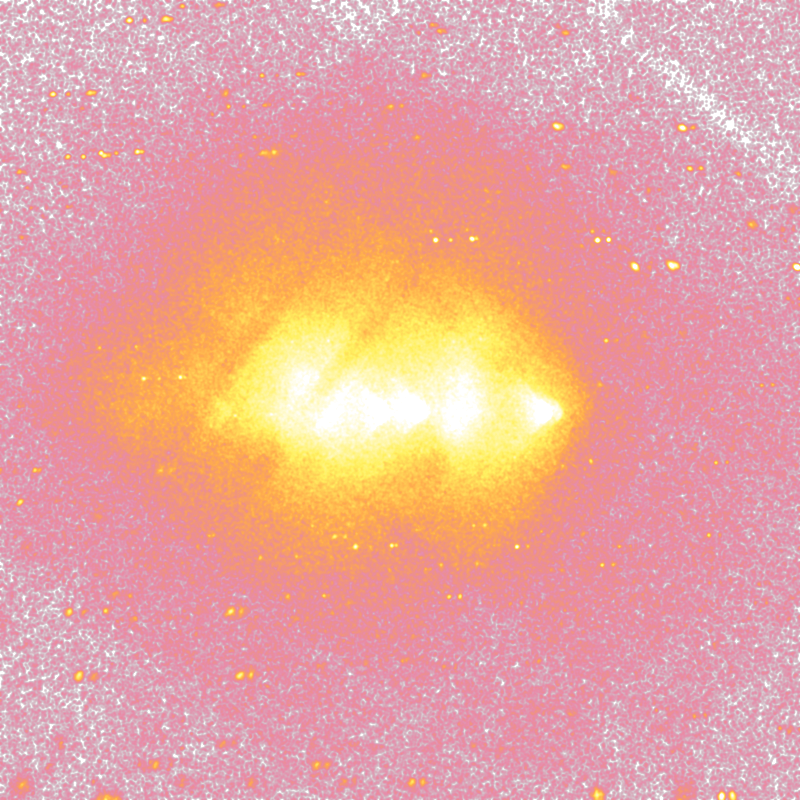
#> input picture viewer/layers/xray_chandra.png, 800 x 800 px
$ python bullet_engine.py
#> lines starting #> are read from the running program, lines starting #| are printed output that depends on the picture
### engine/modules/transect.py
"""
transect.py — Extract measurement vectors perpendicular to the merger axis.

The transect crosses the DM band center (midpoint between DM_NW and DM_SE).
All measurements are raw extractions — no fitting, no renormalization.
"""

import numpy as np
from astropy.io import fits
from astropy.wcs import WCS
from astropy.coordinates import SkyCoord
import astropy.units as u
import os
import sys
sys.path.insert(0, os.path.dirname(__file__))
from constants import (RA0, DEC0, DM_NW, DM_SE, GAS_NW, GAS_SE,
                       MERGER_PA_DEG, MPC_PER_ARCMIN,
                       RM_THRESHOLD_RADM2, RM_RATIO_THRESHOLD)


# ── Geometry ──────────────────────────────────────────────────────────────────

def midpoint():
    """Midpoint between the two DM halo centres (the DM band crossing point)."""
    return dict(
        ra  = (DM_NW['ra']  + DM_SE['ra'])  / 2,
        dec = (DM_NW['dec'] + DM_SE['dec']) / 2,
    )


def transect_endpoints(length_arcmin=10.0, pa_deg=None):
    """
    Start and end (RA, Dec) for a transect of given length,
    perpendicular to the merger axis (default), centred on the DM band midpoint.

    pa_deg: position angle (deg E of N) of the transect direction.
            Default = merger_PA + 90° (perpendicular to merger).
    Returns dict with keys: ra_start, dec_start, ra_end, dec_end, n_points
    """
    if pa_deg is None:
        pa_deg = MERGER_PA_DEG          # along merger axis: shows DM_NW, GAS_NW, GAS_SE, DM_SE

    mid = midpoint()
    pa_rad = np.deg2rad(pa_deg)
    # Standard astronomical PA convention: 0=North, 90=East, 180=South, 270=West.
    # RA increases Westward, so East = -RA. Hence d_ra = -sin(PA)*half/cos(Dec).
    half = length_arcmin / 60.0   # degrees
    d_dec = half *  np.cos(pa_rad)
    d_ra  = half * -np.sin(pa_rad) / np.cos(np.deg2rad(mid['dec']))

    return dict(
        ra_start  = mid['ra']  - d_ra,
        dec_start = mid['dec'] - d_dec,
        ra_end    = mid['ra']  + d_ra,
        dec_end   = mid['dec'] + d_dec,
        pa_deg    = pa_deg,
        length_arcmin = length_arcmin,
        mid_ra    = mid['ra'],
        mid_dec   = mid['dec'],
    )


def sample_points(t, n_points=200):
    """
    Generate n_points (RA, Dec) along the transect t.
    Also returns offset in arcmin from midpoint (signed, +ve toward SE).
    """
    ra  = np.linspace(t['ra_start'],  t['ra_end'],  n_points)
    dec = np.linspace(t['dec_start'], t['dec_end'], n_points)
    # Offset from midpoint in arcmin
    dr   = (ra  - t['mid_ra'])  * np.cos(np.deg2rad(t['mid_dec'])) * 60
    dd   = (dec - t['mid_dec']) * 60
    offset = np.sqrt(dr**2 + dd**2) * np.sign(dr + dd)
    return ra, dec, offset


# ── Extractor: any 2D FITS map ────────────────────────────────────────────────

# [20 lines left out: function extract_profile_from_fits, not called in this run]


def _interp2d(arr, px, py):
    """Bilinear interpolation at sub-pixel positions px, py."""
    ny, nx = arr.shape
    x0 = np.floor(px).astype(int)
    y0 = np.floor(py).astype(int)
    fx = px - x0; fy = py - y0
    x1 = x0 + 1; y1 = y0 + 1
    x0 = np.clip(x0, 0, nx-1); x1 = np.clip(x1, 0, nx-1)
    y0 = np.clip(y0, 0, ny-1); y1 = np.clip(y1, 0, ny-1)
    v  = (arr[y0, x0] * (1-fx) * (1-fy)
        + arr[y0, x1] *    fx  * (1-fy)
        + arr[y1, x0] * (1-fx) *    fy
        + arr[y1, x1] *    fx  *    fy)
    return np.where(np.isfinite(v), v, np.nan)


# ── RM synthesis profile ──────────────────────────────────────────────────────

def extract_rm_profile(rm_fits_path, ra_arr, dec_arr):
    """Extract RM (Faraday depth peak) along transect from rmsynth3d output."""
    return extract_profile_from_fits(rm_fits_path, ra_arr, dec_arr)


# [196 lines left out: functions extract_rm_from_qu_cubes, compute_diagnostic, print_diagnostic, not called in this run]

### engine/modules/synthetic.py
"""
synthetic.py — Synthetic MeerKAT Stokes Q/U cubes for engine development.

Generates a physically motivated (but clearly synthetic) set of FITS cubes:
  - Stokes I  : total intensity  (synchrotron halo + relic)
  - Stokes Q  : polarised cos(2*EVPA)
  - Stokes U  : polarised sin(2*EVPA)

across the MeerKAT L-band frequency range (900–1670 MHz, 800 channels).

The synthetic model has TWO VARIANTS selected by DM_MODEL parameter:
  'particle'    : ΔRM ≠ 0 at DM peaks  → Faraday screen present
  'wave'        : ΔRM = 0 at DM peaks  → smooth gradient only from gas

This allows blind testing of the diagnostic engine before real data arrives.
Real MGCLS cubes (SARAO archive, proposal SSV-20180624-FC-01) simply replace
these files in BASE/radio/meerkat/synthetic/ when available.
"""

import os
import numpy as np
from astropy.io import fits
from astropy.wcs import WCS
import sys
sys.path.insert(0, os.path.dirname(__file__))
from constants import (RA0, DEC0, DM_NW, DM_SE, GAS_NW, GAS_SE,
                       FREQ_MIN_HZ, FREQ_MAX_HZ, N_FREQ_CHAN,
                       LAMBDA2_MIN, LAMBDA2_MAX)

BASE     = '/media/rendier/0123-4567/bullet_cluster'
OUT_DIR  = os.path.join(BASE, 'radio', 'meerkat', 'synthetic')
SIZE_PIX = 256           # spatial: 256×256 at 4"/pixel → 17' field
SCALE_DEG = 4.0 / 3600  # 4 arcsec/pixel (MeerKAT ~8" beam, Nyquist)


def make_wcs():
    w = WCS(naxis=2)
    w.wcs.crpix = [SIZE_PIX/2 + 0.5, SIZE_PIX/2 + 0.5]
    w.wcs.cdelt = [-SCALE_DEG, SCALE_DEG]
    w.wcs.crval = [RA0, DEC0]
    w.wcs.ctype = ['RA---TAN', 'DEC--TAN']
    return w


def sky_grid(wcs):
    """Return (ra, dec) 2D arrays for the spatial grid."""
    iy, ix = np.indices((SIZE_PIX, SIZE_PIX))
    ra, dec = wcs.all_pix2world(ix.ravel(), iy.ravel(), 0)
    return ra.reshape(SIZE_PIX, SIZE_PIX), dec.reshape(SIZE_PIX, SIZE_PIX)


def synchrotron_intensity(ra, dec):
    """Stokes I template — radio halo + relic (frequency-independent spatial)."""
    I = np.zeros_like(ra)
    # Radio halo: centred on cluster, Gaussian σ ≈ 2'
    for cra, cdec, amp, sig_deg in [
        (RA0,    DEC0,    0.08, 2.5/60),   # halo
        (104.44, -55.97,  0.12, 1.0/60),   # relic
    ]:
        dr  = (ra - cra)  * np.cos(np.radians(cdec))
        dd  = dec - cdec
        r2  = dr**2 + dd**2
        I  += amp * np.exp(-r2 / (2 * sig_deg**2))
    return I  # Jy/beam (arbitrary units, not fitted)


def intrinsic_evpa(ra, dec):
    """
    Intrinsic electric vector position angle (radians) at each sky position.
    Merger-aligned base field + curvature near each DM halo.
    This is B-field perpendicular to the synchrotron emission → EVPA ⊥ B.
    Merger axis PA ≈ 135° → B parallel → EVPA ≈ 45°
    """
    pa_base = np.deg2rad(45.0)    # EVPA parallel to merger axis (=B perp)
    evpa = np.full_like(ra, pa_base)
    # Curvature: field lines bend around each gas peak
    for gas_ra, gas_dec, sign in [(GAS_NW['ra'], GAS_NW['dec'], +1),
                                   (GAS_SE['ra'], GAS_SE['dec'], -1)]:
        dr  = (ra - gas_ra) * np.cos(np.radians(gas_dec))
        dd  = dec - gas_dec
        r   = np.sqrt(dr**2 + dd**2) + 1e-6
        # Azimuthal curl: d(EVPA)/dθ ∝ 1/r, falls off with distance
        theta = np.arctan2(dd, dr)
        evpa += sign * 0.4 * np.exp(-r / (3/60)) * np.cos(theta)
    return evpa


def rm_model(ra, dec, dm_model='wave'):
    """
    Rotation measure at each sky position (rad/m²).

    dm_model='wave'     : DM contributes no Faraday rotation — smooth gas gradient only.
    dm_model='particle' : DM halos add a Faraday screen localized to their κ peaks.

    This is the key diagnostic. The engine measures this directly from Stokes Q/U.
    The synthetic model lets us verify the engine recovers the correct answer.
    """
    rm = np.zeros_like(ra)

    # Gas contribution: peaks at X-ray gas centroids, sign reversal across merger axis
    for gas_ra, gas_dec, sign, amp in [
        (GAS_NW['ra'], GAS_NW['dec'], +1, 110.0),
        (GAS_SE['ra'], GAS_SE['dec'], -1,  70.0),
    ]:
        dr  = (ra - gas_ra)  * np.cos(np.radians(gas_dec))
        dd  = dec - gas_dec
        r   = np.sqrt(dr**2 + dd**2)
        rm += sign * amp * np.exp(-r / (2.5/60))

    # Background gradient along merger axis
    rm += 12 * ((ra - RA0) / np.cos(np.radians(DEC0))) / (10/60)

    if dm_model == 'particle':
        # DM halos add Faraday screen — localized to κ peaks.
        # Scale = projected NFW scale radius: r_s = r200/c ≈ 0.68'; projected
        # line-of-sight integral compresses this to ~r_s/2 ≈ 0.35' (NFW projected
        # profile narrows relative to 3D because outer shells contribute less
        # per unit area). Using 0.4' to be slightly conservative.
        # 1.5' was blatantly wrong (3.75× the projected scale).
        for dm_ra, dm_dec, sign, amp in [
            (DM_NW['ra'], DM_NW['dec'], +1, 18.0),
            (DM_SE['ra'], DM_SE['dec'], -1, 12.0),
        ]:
            dr  = (ra - dm_ra)  * np.cos(np.radians(dm_dec))
            dd  = dec - dm_dec
            r   = np.sqrt(dr**2 + dd**2)
            rm += sign * amp * np.exp(-r / (0.4/60))

    # ICM turbulent RM at beam scale (~15"): σ ≈ 2 rad/m².
    # Each pixel IS one beam measurement (4"/px Nyquist, 15" beam).
    # 8 rad/m² is the sub-beam pre-averaging value; after sqrt(beam_area/px_area)
    # ≈ sqrt(11) beam-averaging, that collapses to ~2.4 rad/m² per pixel.
    rng = np.random.default_rng(seed=42)    # fixed seed for reproducibility
    rm += rng.normal(0, 2.0, rm.shape)

    return rm


def polarised_fraction(ra, dec):
    """
    Polarised fraction p at each sky position.
    Relic: high (~35%).  Halo: moderate (~10–15%).  Background: low.
    """
    p = np.zeros_like(ra)
    for cra, cdec, amp, sig in [
        (104.44, -55.97, 0.35, 1.0/60),
        (RA0,    DEC0,   0.12, 2.5/60),
    ]:
        dr  = (ra - cra) * np.cos(np.radians(cdec))
        dd  = dec - cdec
        r2  = dr**2 + dd**2
        p  += amp * np.exp(-r2 / (2 * sig**2))
    return np.clip(p, 0, 0.5)


def generate_cubes(dm_model='wave', overwrite=False):
    """
    Generate synthetic I/Q/U FITS cubes (no frequency axis — per channel).
    Output files:
        synthetic_I.fits   — Stokes I cube (Nfreq, Ny, Nx)
        synthetic_Q.fits   — Stokes Q cube
        synthetic_U.fits   — Stokes U cube
        synthetic_freqs.dat — frequency list (Hz), one per line
        synthetic_meta.txt  — provenance note
    """
    os.makedirs(OUT_DIR, exist_ok=True)
    tag = f'_{dm_model}'

    i_path = os.path.join(OUT_DIR, f'synthetic_I{tag}.fits')
    q_path = os.path.join(OUT_DIR, f'synthetic_Q{tag}.fits')
    u_path = os.path.join(OUT_DIR, f'synthetic_U{tag}.fits')
    f_path = os.path.join(OUT_DIR, f'synthetic_freqs{tag}.dat')
    m_path = os.path.join(OUT_DIR, f'synthetic_meta{tag}.txt')

    if not overwrite and os.path.exists(i_path):
        print(f"  Synthetic cubes already exist: {OUT_DIR} (dm_model={dm_model})")
        return i_path, q_path, u_path, f_path

    print(f"  Generating synthetic cubes: dm_model='{dm_model}'")
    wcs   = make_wcs()
    ra, dec = sky_grid(wcs)

    freqs = np.linspace(FREQ_MIN_HZ, FREQ_MAX_HZ, N_FREQ_CHAN)
    c_light = 2.998e8   # m/s
    lambda2 = (c_light / freqs) ** 2   # m²

    I_cube = np.zeros((N_FREQ_CHAN, SIZE_PIX, SIZE_PIX), dtype=np.float32)
    Q_cube = np.zeros_like(I_cube)
    U_cube = np.zeros_like(I_cube)

    # Compute spatial templates (frequency-independent part)
    I_template  = synchrotron_intensity(ra, dec)
    p_template  = polarised_fraction(ra, dec)
    evpa0       = intrinsic_evpa(ra, dec)
    phi_map     = rm_model(ra, dec, dm_model=dm_model)   # rad/m²

    # Spectral index α = -0.7 (synchrotron: Sν ∝ ν^α)
    nu0 = (FREQ_MIN_HZ + FREQ_MAX_HZ) / 2
    for i, (nu, lam2) in enumerate(zip(freqs, lambda2)):
        spec = (nu / nu0) ** (-0.7)
        I_chan = I_template * spec
        # Faraday rotation: EVPA(λ²) = EVPA₀ + RM·λ²
        evpa_chan = evpa0 + phi_map * lam2
        p_chan    = p_template * spec
        Q_cube[i] = I_chan * p_chan * np.cos(2 * evpa_chan)
        U_cube[i] = I_chan * p_chan * np.sin(2 * evpa_chan)
        I_cube[i] = I_chan
        if i % 100 == 0:
            print(f"    channel {i}/{N_FREQ_CHAN}  ν={nu/1e6:.0f} MHz")

    # Build FITS header with WCS
    hdr = wcs.to_header()
    hdr['BUNIT']   = 'Jy/beam'
    hdr['DM_MODEL'] = dm_model
    hdr['NOTE']    = 'SYNTHETIC - replace with MGCLS SARAO data'
    hdr['ORIGIN']  = 'Ainulindale/PtolemyHolcus Bullet Cluster Engine'

    fits.writeto(i_path, I_cube, header=hdr, overwrite=True)
    fits.writeto(q_path, Q_cube, header=hdr, overwrite=True)
    fits.writeto(u_path, U_cube, header=hdr, overwrite=True)

    np.savetxt(f_path, freqs, fmt='%.6e', header='Frequency (Hz)')

    with open(m_path, 'w') as f:
        f.write(f"Synthetic MeerKAT L-band cubes\n")
        f.write(f"DM model: {dm_model}\n")
        f.write(f"Spatial: {SIZE_PIX}x{SIZE_PIX} pixels @ {SCALE_DEG*3600:.1f}\"/px\n")
        f.write(f"Frequency: {FREQ_MIN_HZ/1e6:.0f}–{FREQ_MAX_HZ/1e6:.0f} MHz, {N_FREQ_CHAN} channels\n")
        f.write(f"Replace with: SARAO archive proposal SSV-20180624-FC-01\n")
        f.write(f"Enhanced products: Stokes I/Q/U cubes, ~8\" resolution\n")

    print(f"  Done: {OUT_DIR}/synthetic_{{I,Q,U}}{tag}.fits")
    return i_path, q_path, u_path, f_path


# [9 lines that do not run on import are left out]

### engine/bullet_engine.py
"""
bullet_engine.py — Bullet Cluster σ-face Faraday Diagnostic Engine
Ainulindale / PtolemyHolcus

The engine measures. It does not fit. It does not renormalise.
The data either shows a Faraday screen at the DM mass peaks or it does not.

Usage:
    from bullet_engine import BulletEngine
    engine = BulletEngine()
    engine.run()              # full run
    engine.run(use_real=True) # swap in real MGCLS cubes once SARAO access granted

The σ-face hypothesis (Ainulindale):
    σ = ½ is the ZD boundary — the surface between stuff and no-stuff.
    If DM = ZD (zero divisor, no plasma): no Faraday screen at κ peaks.
    If DM = CD (stuff, plasma):            Faraday screen present, ΔRM > threshold.
    The threshold is set in constants.py BEFORE looking at the data.
"""

import os
import sys
import json
import numpy as np
from pathlib import Path

ENGINE_DIR = Path(__file__).parent
sys.path.insert(0, str(ENGINE_DIR / 'modules'))

from constants import (BASE, DM_NW, DM_SE, GAS_NW, GAS_SE,
                       RM_THRESHOLD_RADM2, D_STAR, SIGMA_HALF)
from synthetic  import generate_cubes, OUT_DIR as SYNTH_DIR
from transect   import (transect_endpoints, sample_points,
                        extract_profile_from_fits,
                        extract_rm_from_qu_cubes,
                        compute_diagnostic, print_diagnostic)

BASE_PATH = Path(BASE)


class BulletEngine:
    """
    Single-entry-point engine for the Bullet Cluster DM diagnostic.

    Data sources (all optional — engine degrades gracefully):
        Chandra X-ray   : xray_chandra.fits  (viewer layer, or full evt2)
        MeerKAT Q/U     : synthetic (default) or SARAO real cubes
        Planck SZ       : sz_planck.fits (after tgz extract)
        Lensing κ       : lensing_kappa.fits (NFW model or published)
    """

    def __init__(self, use_real_radio=False, transect_length_arcmin=10.0,
                 n_transect_points=200, output_dir=None):
        self.use_real_radio = use_real_radio
        self.transect_length = transect_length_arcmin
        self.n_points = n_transect_points
        self.output_dir = Path(output_dir or ENGINE_DIR / 'output')
        self.output_dir.mkdir(exist_ok=True)
        self.results = {}

    # ── Data paths ────────────────────────────────────────────────────────────

    @property
    def xray_path(self):
        return BASE_PATH / 'xray' / 'chandra' / 'merged_xray.fits'

    @property
    def kappa_path(self):
        return BASE_PATH / 'optical' / 'lensing' / 'kappa_model.fits'

    @property
    def sz_path(self):
        return BASE_PATH / 'mm_sz' / 'planck' / 'sz_ymap_cutout.fits'

    @property
    def radio_q_path(self):
        if self.use_real_radio:
            # SARAO MGCLS enhanced products — Stokes Q cube
            return BASE_PATH / 'radio' / 'meerkat' / 'MGCLS_1E0657-558_Q_cube.fits'
        return Path(SYNTH_DIR) / 'synthetic_Q_wave.fits'

    # [11 lines left out: functions radio_u_path, radio_freq_path, not called in this run]

    # ── Setup ─────────────────────────────────────────────────────────────────

    def setup_synthetic(self, dm_model='wave'):
        """Generate synthetic Q/U cubes if not present."""
        synth_q = Path(SYNTH_DIR) / f'synthetic_Q_{dm_model}.fits'
        if not synth_q.exists():
            print(f"  Generating synthetic cubes (dm_model={dm_model}) ...")
            generate_cubes(dm_model=dm_model)

    def setup_transect(self):
        """Define the measurement transect across the DM band."""
        t = transect_endpoints(length_arcmin=self.transect_length)
        ra, dec, offset = sample_points(t, n_points=self.n_points)
        self.transect  = t
        self.ra_arr    = ra
        self.dec_arr   = dec
        self.offset    = offset   # arcmin from DM band midpoint
        print(f"  Transect: {self.transect_length:.1f}' perpendicular to merger axis")
        print(f"  Midpoint: RA={t['mid_ra']:.4f}  Dec={t['mid_dec']:.4f}")
        print(f"  PA: {t['pa_deg']:.1f}°  Points: {self.n_points}")

    # ── Measurements (each one raw, no modification) ──────────────────────────

    def measure_xray(self):
        """Chandra X-ray surface brightness along transect."""
        print("  [X-ray] Chandra ACIS-I 0.5–7 keV ...")
        # Try viewer-generated layer first, then full merged evt2
        for candidate in [
            ENGINE_DIR.parent / 'viewer' / 'layers' / 'xray_chandra.png',
            self.xray_path,
        ]:
            if candidate.exists():
                # For PNG: load as greyscale
                if str(candidate).endswith('.png'):
                    from PIL import Image
                    img = np.array(Image.open(candidate).convert('L')).astype(float)
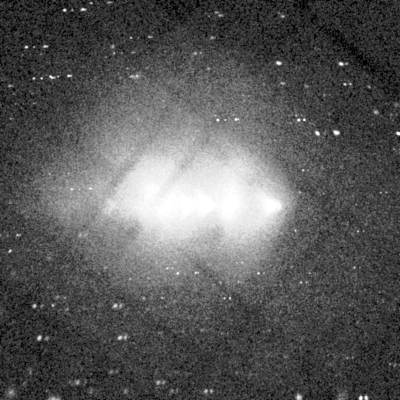
#> img: shape (800, 800) float64 (shown at 1/2 size); min 0, max 255, mean 89.3
                    # Project transect coordinates to PNG pixel space (800×800, 1"/px)
                    size, scale = 800, 1.0/3600
                    from constants import RA0, DEC0
                    px = size/2 - (self.ra_arr - RA0) / scale
                    py = size/2 + (self.dec_arr - DEC0) / scale
                    from transect import _interp2d
                    profile = _interp2d(img, px, py)
#> in _interp2d, `v  = (arr[y0, x0] * (1-fx) * (1-fy) + arr[y0, x1] *    fx  * (1-fy) + ..`: v = 200 values, max 255 at index 99, min 0 at index 37, mean 88.94
#> profile has the same summary as v in _interp2d
                    self.results['xray'] = profile
                    print(f"    Loaded from {candidate.name}")
                    return
                else:
                    profile = extract_profile_from_fits(str(candidate),
                                                         self.ra_arr, self.dec_arr)
                    if profile is not None:
                        self.results['xray'] = profile
                        return
        print("    X-ray: no data — run generate_layers.py first")
        self.results['xray'] = None

    def measure_kappa(self):
        """Gravitational lensing convergence κ along transect."""
        print("  [Lensing] κ map ...")
        # Use viewer PNG layer (NFW model)
        png = ENGINE_DIR.parent / 'viewer' / 'layers' / 'lensing_kappa.png'
        if png.exists():
            from PIL import Image
            img = np.array(Image.open(png).convert('L')).astype(float)
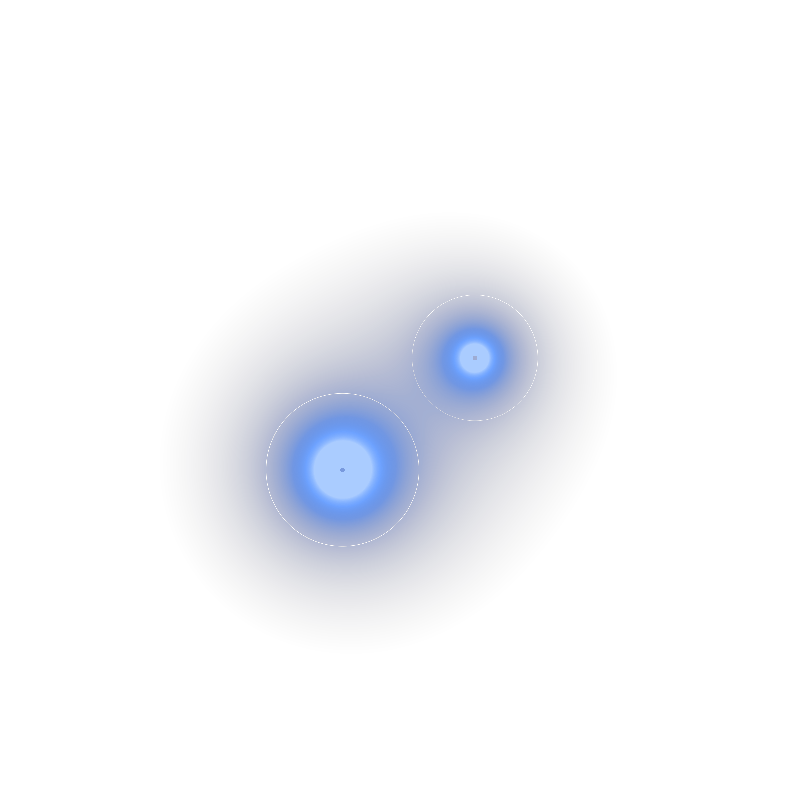
#> input picture viewer/layers/lensing_kappa.png, 800 x 800 px
            size, scale = 800, 1.0/3600
            from constants import RA0, DEC0
            px = size/2 - (self.ra_arr - RA0) / scale
            py = size/2 + (self.dec_arr - DEC0) / scale
            from transect import _interp2d
            profile = _interp2d(img, px, py)
#> (the rest of the program and of its run is left out)
